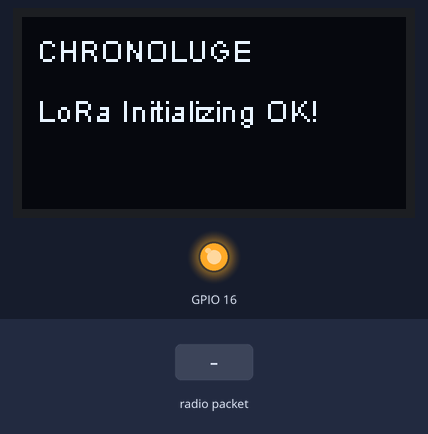
Simulated run of this sketch. Board: ESP32. Shown: 128×64 one-colour display, output pins drawn as LEDs (lit = HIGH). The inputs (shaded band) are chosen by the test bench. No radio packets arrive unless stated; what the sketch prints to the serial monitor is not drawn.

Above: at 1.3 s.
1.4 s: radio packet "$" arrives
2.9 s: radio packet "1" arrives
Timing chart, 0 to 5.9 s (numbered marks = the images above; inputs shaded):
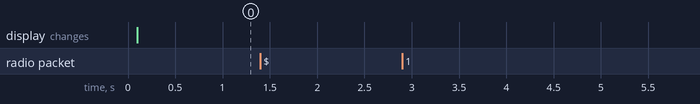

The sketch:

protocole_lora.ino
```cpp
#include <SPI.h>
#include <LoRa.h>
#include "SSD1306.h"

SSD1306  display(0x3c, 4, 15);

#define SS      18
#define RST     14
#define DI0     26
#define BAND    868E6 // fréquence utilisé pour le Lora en Europe.

void setup() {
  pinMode(16, OUTPUT);
  digitalWrite(16, LOW);    //  PIN 16 à l'état bas pour reset l'écran
  delay(50);
  digitalWrite(16, HIGH);
  display.init();


  Serial.begin(115200); //en bauds

  Serial.println("Bienvenue");
  display.drawString(5, 5, "CHRONOLUGE");
  display.display();
  SPI.begin(5, 19, 27, 18); // SPI qui veut dire : Serial Peripheral Interface
  LoRa.setPins(SS, RST, DI0);

  if (!LoRa.begin(BAND)) {
    display.drawString(5, 25, "Connexion échouée");
    while (1);
  }
  LoRa.setSyncWord(0xF3);
  Serial.println("Connecté");
  display.drawString(5, 25, "LoRa Initializing OK!");
  display.display();
}
void loop() {
  int flag=1;
  int packetSize = LoRa.parsePacket();
  if (packetSize) {
    // received a packets

    // read packet
    while (LoRa.available()) {
      long data = LoRa.read();    //lire les packets reçus
      if (data == '$') {
        Serial.println("bit de start recu");
      }
    }
    while (flag) {
      packetSize = LoRa.parsePacket();
      if (packetSize) {
        // received a packets

        // read packet
        while (LoRa.available()) {
          long data = LoRa.read();    //lire les packets reçus
          Serial.println(data);
          flag=0;
        }
      }
    }
  }
}
```

Measured:
- after the input at 1.4 s, every drawn part: stays the same
- after the input at 2.9 s, every drawn part: stays the same
